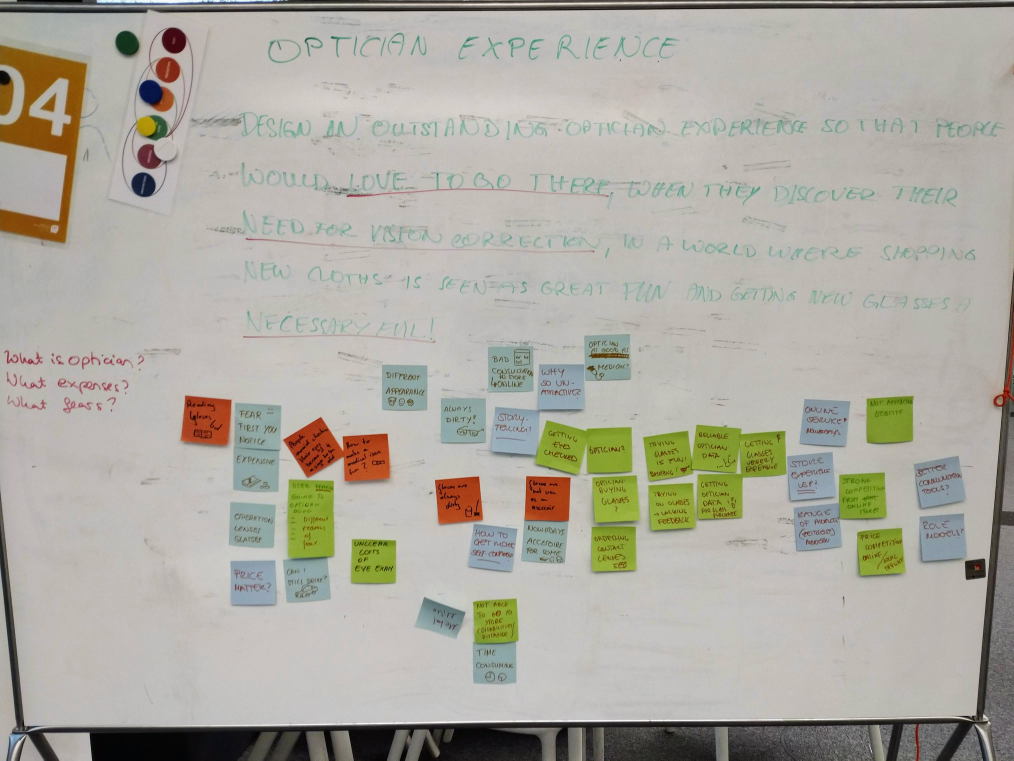
#> input picture understanding.jpg, 4055 x 3041 px (shown at 1/4 size)
$ jupyter execute --allow-errors evaluate_results.ipynb
#> lines starting #> are read from the running program, lines starting #| are printed output that depends on the picture
### evaluation.py
import os
import json
import multiprocessing as mp
import traceback
import logging
import skimage
import numpy as np
import cv2 as cv
import helpers as h
from algorithms import RegionGrowthSimple, RegionGrowthExponent, RegionGrowthVar, FastScanning, Felzenszwalb, Slic, Watershed

ROOT_DIR = os.path.abspath("")
DATASET_BASE = os.path.join(ROOT_DIR, 'labeled_data')
results_dir = os.path.join(ROOT_DIR, "results")

colorspace2function = {
    'RGB': lambda x: x,
    'BGR': lambda x: cv.cvtColor(x, cv.COLOR_RGB2BGR),
    'Lab': lambda x: cv.cvtColor(x, cv.COLOR_RGB2Lab),
    'ab': lambda x: h.create_2D_image(x, cv.COLOR_RGB2Lab),
    'YCrCb': lambda x: cv.cvtColor(x, cv.COLOR_RGB2YCrCb),
    'CrCb': lambda x: h.create_2D_image(x, cv.COLOR_RGB2YCrCb),
    'HSV': lambda x: cv.cvtColor(x, cv.COLOR_RGB2HSV),
    'a+b': lambda x: h.create_sum_image(x, cv.COLOR_RGB2Lab),
    'Cr+Cb': lambda x: h.create_sum_image(x, cv.COLOR_RGB2YCrCb),
    'saturation': lambda x: h.get_saturation(x, cv.COLOR_RGB2HSV)
}

algorithm2class = {
    'region_growth_var': RegionGrowthVar,
    'region_growth_exponent': RegionGrowthExponent,
    'region_growth_simple': RegionGrowthSimple,
    'watershed': Watershed,
    'slic': Slic,
    'felzenszwalb': Felzenszwalb,
    'fast_scanning': FastScanning,
}


def get_data(conv_function=lambda x: x, width=512, dataset='training'):
    images_dir = os.path.join(DATASET_BASE, dataset, "groundtruths")
    labels_dir = os.path.join(DATASET_BASE, dataset, "labels")

    annotations = [json.load(open(os.path.join(labels_dir, f))) for f in os.listdir(labels_dir) if os.path.isfile(os.path.join(labels_dir, f))]
    annotations = [a for a in annotations if a['shapes']]

    data = []
    # Add images
    for a in annotations:
        # Get the x, y coordinaets of points of the polygons that make up
        # the outline of each object instance. These are stores in the
        # shape_attributes (see json format above)

        image_path = os.path.join(images_dir, a['imagePath'])
        image = skimage.io.imread(image_path, plugin='pil')
        image = conv_function(image)
        #Get resize
        (H, W) = image.shape[:2]
        r = width / float(H)
        dim = (int(W * r), width)
        image = cv.resize(image, dim, interpolation=cv.INTER_AREA)

        polygons = [{'all_points_x': [int(p[0]*r) for p in shape['points']],
                     'all_points_y': [int(p[1]*r) for p in shape['points']]} \
                    for shape in a['shapes'] if shape['label'] == 'Post-It']
        (newH, newW) = image.shape[:2]
        mask = np.zeros([newH, newW], dtype=np.uint8)
        for i, p in enumerate(polygons, 1):
            # Get indexes of pixels inside the polygon and set them to 1
            rr, cc = skimage.draw.polygon(p['all_points_y'], p['all_points_x'])
            mask[rr, cc] = i
        data.append((image, mask))

    print("Prepared data.")
    return data


def evaluate_var(data):
    alg = RegionGrowthVar(data[0])
    return alg.cross_evaluate(data[1])


def evaluate_exponent(data):
    alg = RegionGrowthExponent(data[0])
    return alg.cross_evaluate(data[1])


def evaluate_simple(data):
    alg = RegionGrowthSimple(data[0])
    return alg.cross_evaluate(data[1])


def evaluate_fast_scanning(data):
    alg = FastScanning(data[0])
    return alg.cross_evaluate(data[1])


def evaluate_slic(data):
    alg = Slic(data[0])
    return alg.cross_evaluate(data[1])


def evaluate_watershed(data):
    alg = Watershed(data[0])
    return alg.cross_evaluate(data[1])


def evaluate_felzenszwalb(data):
    alg = Felzenszwalb(data[0])
    return alg.cross_evaluate(data[1])


# [76 lines left out: functions map_function, cross_evaluate, average_results, write_data, not called in this run]

# [62 lines that do not run on import are left out]

### algorithms/base.py
import cv2 as cv
import os
from numba import njit
import numpy as np


class Algorithm:

    ROOT_DIR = os.path.abspath("")
    DATA_DIRECTORY = os.path.join(ROOT_DIR, "results")
    RESIZE_WIDTH = 512

    CONFIG = {}

    # [7 lines left out: function __init__, not called in this run]

    def run(self, **kwargs):
        return self.image

    # [36 lines left out: functions evaluate, cross_evaluate, not called in this run]


def f_score(precision, recall, alpha=0.5):
    if (precision + recall) == 0.0:
        return 0.0
    else:
        return precision*recall / (alpha*recall + (1-alpha)*precision)


# [241 lines left out: functions rand_index, boundary_match, _get_boundaries, _get_circle, _match, not called in this run]

### evaluate_results.ipynb
# Get best configurations for all algorithms and color spaces

[cell 1]
import os
import json
import helpers as h
import evaluation
import skimage
import gradients
from skimage import color
from algorithms.base import f_score
import cv2 as cv
import numpy as np
import merging
from latex_scripts import print_values, print_best_overall

colorspaces = ['BGR','Lab','ab','YCrCb','CrCB','HSV','a*+b*','Cr+Cb','saturation']
algorithms = ['felzenszwalb', 'slic', 'watershed', 'fast_scanning', 'region_growth_simple','region_growth_var', 'region_growth_exponent']

ROOT_DIR = 'results'

# [20 lines left out: functions clean_config, get_best_configurations, not called in this run]

def load_dataset():
    dataset = {}

    for algorithm in algorithms:
        algorithm_dir = os.path.join(ROOT_DIR, algorithm)
        dataset[algorithm] = {}

        for cspace in colorspaces:
            json_path = os.path.join(algorithm_dir, f"{cspace}.json")
            if os.path.isfile(json_path):
                dataset[algorithm][cspace] = json.load(open(json_path))
            else:
                print(f"[ERROR]: Json for '{algorithm}: {cspace}' not found")
    return dataset

dataset = load_dataset()
image_path = "understanding.jpg"
sort_func = lambda x: f_score(x['precision'], x['recall'], alpha=0.05)

image = skimage.io.imread(image_path, plugin='pil')
#> image is the input picture: shape (3041, 4055, 3); mean R, G, B 173, 170.7, 161.1
#Get resize
width = 512
(H, W) = image.shape[:2]
#> H = 3041; W = 4055
r = width / float(H)
#> r = 0.168
dim = (int(W * r), width)
#> dim = (682, 512)
image = cv.resize(image, dim, interpolation=cv.INTER_AREA)
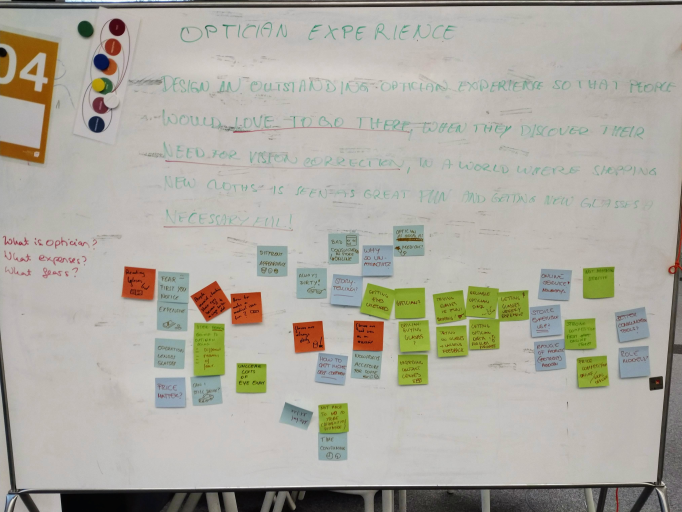
#> image: shape (512, 682, 3); mean R, G, B 173, 170.7, 161.1

scores_overall = []
latex_array = []
measures_string = ""

#> (the rest of this cell did not finish here and is left out)

# Custom Merge

[cell 2]
# [21 lines left out: function custom_merge, not called in this run]

[cell 3]
### Evaluate Single results
import evaluation
from algorithms import MaskRCNN

# [20 lines left out: function avg_single_results, not called in this run]

#> (the rest of this cell did not finish here and is left out)

results = []
alg = MaskRCNN()

for img, ground_truth in data:
    results.append(alg.evaluate(img, ground_truth))

print(avg_result(results))

[cell 4]
from algorithms.base import f_score

f_score(0.859066690677199, 0.7781856586811545, alpha=0.05)

$ run again, with charette.jpg copied over understanding.jpg
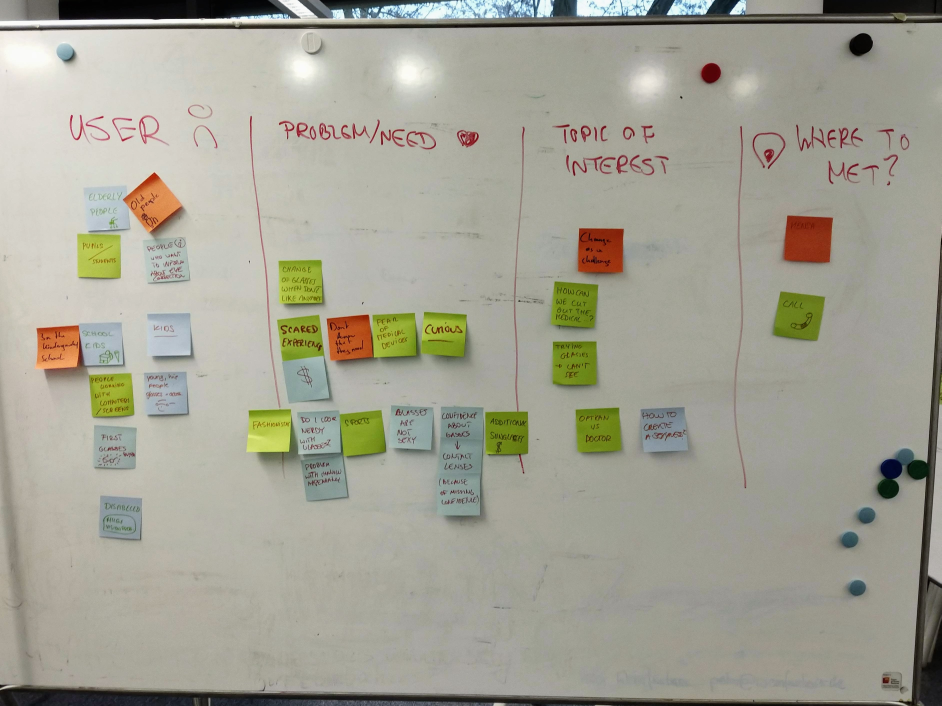
#> input picture charette.jpg, 3765 x 2824 px (shown at 1/4 size)
#> image is the input picture: shape (2824, 3765, 3); mean R, G, B 163.1, 161.8, 148.1
#> `image = cv.resize(image, dim, interpolation=cv.INTER_AREA)`:
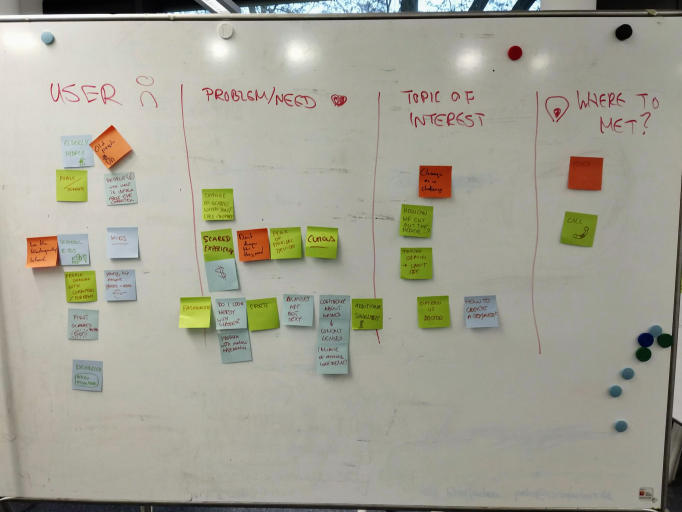
#> image: shape (512, 682, 3); mean R, G, B 163.1, 161.8, 148.2

$ run again, with unpacking.jpg copied over understanding.jpg
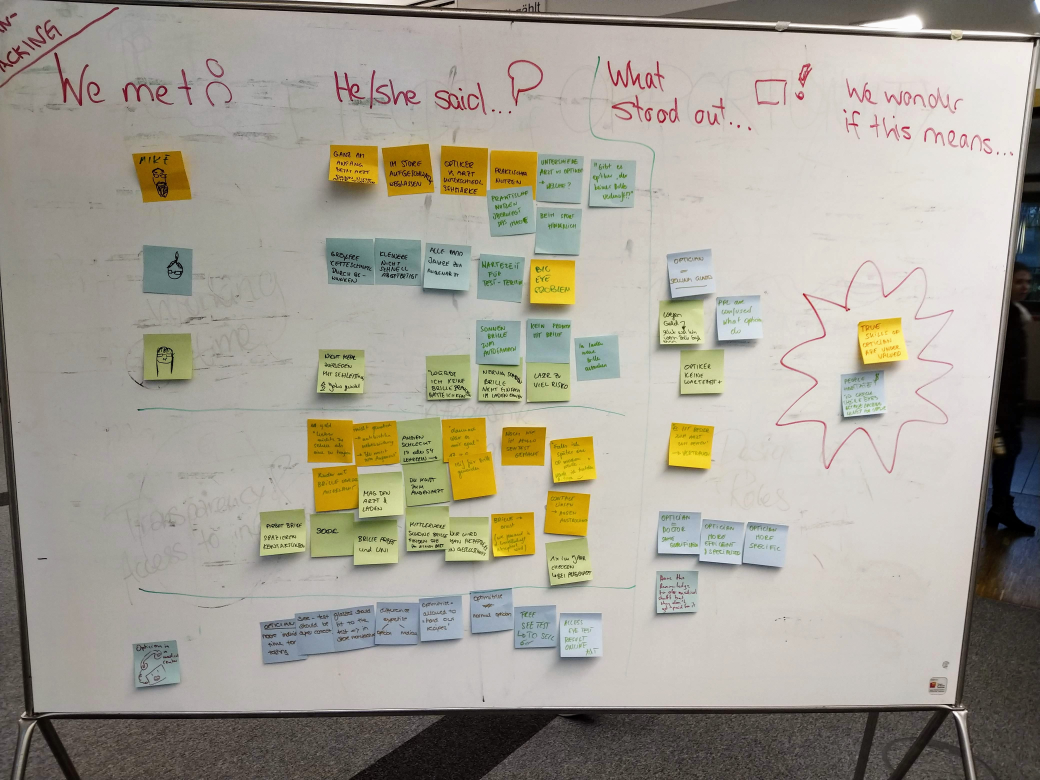
#> input picture unpacking.jpg, 4160 x 3120 px (shown at 1/4 size)
#> image is the input picture: shape (3120, 4160, 3); mean R, G, B 164.7, 160.4, 148.4
#> `image = cv.resize(image, dim, interpolation=cv.INTER_AREA)`:
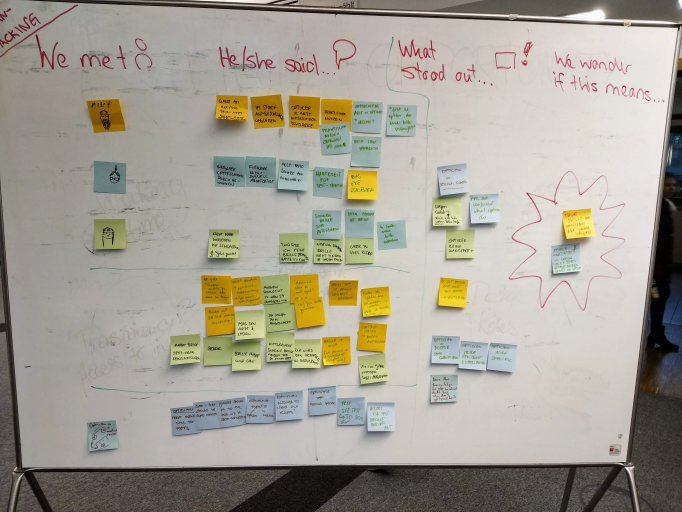
#> image: shape (512, 682, 3); mean R, G, B 164.7, 160.4, 148.4
